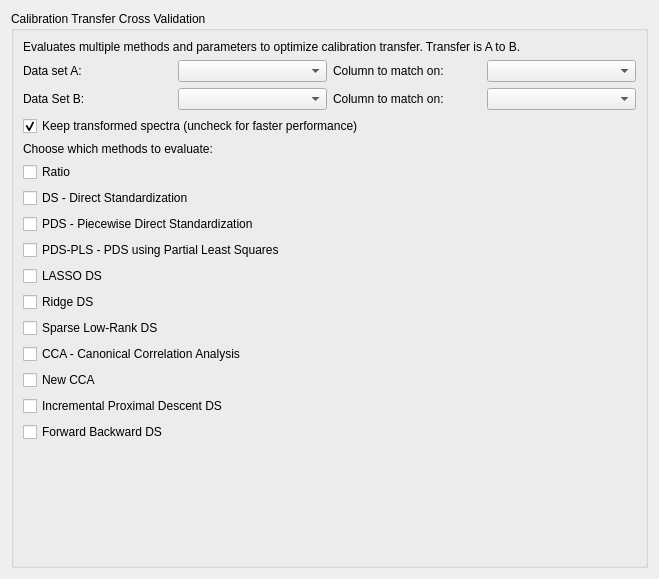
<?xml version="1.0" encoding="UTF-8"?>
<ui version="4.0">
 <class>Form</class>
 <widget class="QWidget" name="Form">
  <property name="geometry">
   <rect>
    <x>0</x>
    <y>0</y>
    <width>659</width>
    <height>579</height>
   </rect>
  </property>
  <property name="windowTitle">
   <string>Form</string>
  </property>
  <layout class="QVBoxLayout" name="verticalLayout">
   <item>
    <widget class="QGroupBox" name="formGroupBox">
     <property name="title">
      <string>Calibration Transfer Cross Validation</string>
     </property>
     <layout class="QFormLayout" name="formLayout">
      <item row="0" column="0">
       <widget class="QLabel" name="infolabel">
        <property name="text">
         <string>Evaluates multiple methods and parameters to optimize calibration transfer. Transfer is A to B.</string>
        </property>
       </widget>
      </item>
      <item row="1" column="0" colspan="2">
       <layout class="QVBoxLayout" name="verticalLayout_2">
        <item>
         <layout class="QHBoxLayout" name="DataA_HLayout">
          <item>
           <widget class="QLabel" name="DataA_label">
            <property name="text">
             <string>Data set A:</string>
            </property>
           </widget>
          </item>
          <item>
           <widget class="QComboBox" name="chooseDataA"/>
          </item>
          <item>
           <widget class="QLabel" name="DataAMatch_label">
            <property name="text">
             <string>Column to match on:</string>
            </property>
           </widget>
          </item>
          <item>
           <widget class="QComboBox" name="chooseDataAMatch"/>
          </item>
         </layout>
        </item>
        <item>
         <layout class="QHBoxLayout" name="DataB_HLayout">
          <item>
           <widget class="QLabel" name="DataB_label">
            <property name="text">
             <string>Data Set B:</string>
            </property>
           </widget>
          </item>
          <item>
           <widget class="QComboBox" name="chooseDataB"/>
          </item>
          <item>
           <widget class="QLabel" name="DataBMatch_label">
            <property name="text">
             <string>Column to match on:</string>
            </property>
           </widget>
          </item>
          <item>
           <widget class="QComboBox" name="chooseDataBMatch"/>
          </item>
         </layout>
        </item>
        <item>
         <widget class="QCheckBox" name="keep_spectra_checkBox">
          <property name="text">
           <string>Keep transformed spectra (uncheck for faster performance)</string>
          </property>
          <property name="checked">
           <bool>true</bool>
          </property>
         </widget>
        </item>
        <item>
         <widget class="QLabel" name="choosemethodstext">
          <property name="text">
           <string>Choose which methods to evaluate:</string>
          </property>
         </widget>
        </item>
        <item>
         <widget class="QCheckBox" name="Ratiocheckbox">
          <property name="text">
           <string>Ratio</string>
          </property>
         </widget>
        </item>
        <item>
         <layout class="QVBoxLayout" name="RatioLayout"/>
        </item>
        <item>
         <widget class="QCheckBox" name="DScheckbox">
          <property name="text">
           <string>DS - Direct Standardization</string>
          </property>
         </widget>
        </item>
        <item>
         <layout class="QVBoxLayout" name="DSlayout"/>
        </item>
        <item>
         <widget class="QCheckBox" name="PDScheckbox">
          <property name="text">
           <string>PDS - Piecewise Direct Standardization</string>
          </property>
         </widget>
        </item>
        <item>
         <layout class="QVBoxLayout" name="PDSlayout"/>
        </item>
        <item>
         <widget class="QCheckBox" name="PDSPLScheckBox">
          <property name="text">
           <string>PDS-PLS - PDS using Partial Least Squares</string>
          </property>
         </widget>
        </item>
        <item>
         <layout class="QVBoxLayout" name="PDSPLSlayout"/>
        </item>
        <item>
         <widget class="QCheckBox" name="LASSODScheckbox">
          <property name="text">
           <string>LASSO DS</string>
          </property>
         </widget>
        </item>
        <item>
         <layout class="QVBoxLayout" name="LASSODSlayout"/>
        </item>
        <item>
         <widget class="QCheckBox" name="RidgeDScheckBox">
          <property name="text">
           <string>Ridge DS</string>
          </property>
         </widget>
        </item>
        <item>
         <layout class="QVBoxLayout" name="RidgeDSlayout"/>
        </item>
        <item>
         <widget class="QCheckBox" name="SparseDScheckBox">
          <property name="text">
           <string>Sparse Low-Rank DS</string>
          </property>
         </widget>
        </item>
        <item>
         <layout class="QVBoxLayout" name="SparseLayout"/>
        </item>
        <item>
         <widget class="QCheckBox" name="CCAcheckBox">
          <property name="text">
           <string>CCA - Canonical Correlation Analysis</string>
          </property>
         </widget>
        </item>
        <item>
         <layout class="QVBoxLayout" name="CCAlayout"/>
        </item>
        <item>
         <widget class="QCheckBox" name="NewCCAcheckBox">
          <property name="text">
           <string>New CCA</string>
          </property>
         </widget>
        </item>
        <item>
         <layout class="QVBoxLayout" name="NewCCALayout"/>
        </item>
        <item>
         <widget class="QCheckBox" name="IPDDScheckBox">
          <property name="text">
           <string>Incremental Proximal Descent DS</string>
          </property>
         </widget>
        </item>
        <item>
         <layout class="QVBoxLayout" name="IPDDSlayout"/>
        </item>
        <item>
         <widget class="QCheckBox" name="ForwardBackwardcheckBox">
          <property name="text">
           <string>Forward Backward DS</string>
          </property>
         </widget>
        </item>
        <item>
         <layout class="QVBoxLayout" name="FBDSlayout"/>
        </item>
       </layout>
      </item>
     </layout>
    </widget>
   </item>
  </layout>
 </widget>
 <resources/>
 <connections/>
</ui>
